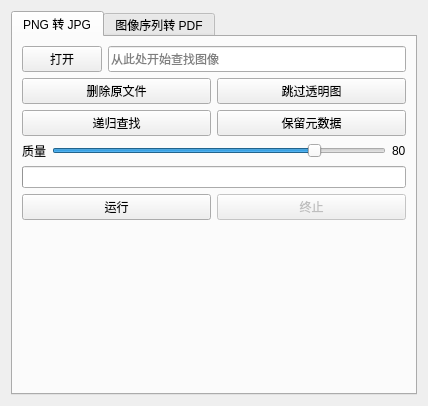
<?xml version="1.0" encoding="UTF-8"?>
<ui version="4.0">
 <class>ConverterWidget</class>
 <widget class="QWidget" name="ConverterWidget">
  <property name="geometry">
   <rect>
    <x>0</x>
    <y>0</y>
    <width>428</width>
    <height>406</height>
   </rect>
  </property>
  <property name="windowTitle">
   <string>Form</string>
  </property>
  <layout class="QVBoxLayout" name="verticalLayout_2">
   <item>
    <widget class="QTabWidget" name="ConvertorChildTab">
     <property name="currentIndex">
      <number>0</number>
     </property>
     <property name="movable">
      <bool>true</bool>
     </property>
     <widget class="QWidget" name="PNG2JPG">
      <attribute name="title">
       <string>PNG 转 JPG</string>
      </attribute>
      <attribute name="toolTip">
       <string>批量的将 PNG 图像转换为 JPG 图像</string>
      </attribute>
      <layout class="QVBoxLayout" name="verticalLayout">
       <item>
        <layout class="QHBoxLayout" name="PNG2JPGDir">
         <item>
          <widget class="QPushButton" name="PNG2JPGFindDir">
           <property name="sizePolicy">
            <sizepolicy hsizetype="Minimum" vsizetype="Minimum">
             <horstretch>0</horstretch>
             <verstretch>0</verstretch>
            </sizepolicy>
           </property>
           <property name="text">
            <string>打开</string>
           </property>
          </widget>
         </item>
         <item>
          <widget class="QLineEdit" name="PNG2JPGDirTxt">
           <property name="sizePolicy">
            <sizepolicy hsizetype="Expanding" vsizetype="Minimum">
             <horstretch>0</horstretch>
             <verstretch>0</verstretch>
            </sizepolicy>
           </property>
           <property name="placeholderText">
            <string>从此处开始查找图像</string>
           </property>
           <property name="clearButtonEnabled">
            <bool>true</bool>
           </property>
          </widget>
         </item>
        </layout>
       </item>
       <item>
        <layout class="QGridLayout" name="PNG2JPGOptions">
         <item row="0" column="0">
          <widget class="QPushButton" name="PNG2JPGDelOri">
           <property name="text">
            <string>删除原文件</string>
           </property>
           <property name="checkable">
            <bool>true</bool>
           </property>
          </widget>
         </item>
         <item row="0" column="1">
          <widget class="QPushButton" name="PNG2JPGSkipAlpha">
           <property name="text">
            <string>跳过透明图</string>
           </property>
           <property name="checkable">
            <bool>true</bool>
           </property>
          </widget>
         </item>
         <item row="1" column="0">
          <widget class="QPushButton" name="PNG2JPGWalk">
           <property name="text">
            <string>递归查找</string>
           </property>
           <property name="checkable">
            <bool>true</bool>
           </property>
          </widget>
         </item>
         <item row="1" column="1">
          <widget class="QPushButton" name="PNG2JPGPreverveMeta">
           <property name="text">
            <string>保留元数据</string>
           </property>
           <property name="checkable">
            <bool>true</bool>
           </property>
          </widget>
         </item>
        </layout>
       </item>
       <item>
        <layout class="QHBoxLayout" name="PNG2JPGQuality">
         <item>
          <widget class="QLabel" name="PNG2JPGQualityTxt">
           <property name="text">
            <string>质量</string>
           </property>
          </widget>
         </item>
         <item>
          <widget class="QSlider" name="PNG2JPGQualitySlider">
           <property name="minimum">
            <number>1</number>
           </property>
           <property name="maximum">
            <number>100</number>
           </property>
           <property name="value">
            <number>80</number>
           </property>
           <property name="orientation">
            <enum>Qt::Orientation::Horizontal</enum>
           </property>
          </widget>
         </item>
         <item>
          <widget class="QLabel" name="PNG2JPGQualityNum">
           <property name="text">
            <string>80</string>
           </property>
          </widget>
         </item>
        </layout>
       </item>
       <item>
        <widget class="QProgressBar" name="PNG2JPGProgress">
         <property name="value">
          <number>0</number>
         </property>
         <property name="alignment">
          <set>Qt::AlignmentFlag::AlignLeading|Qt::AlignmentFlag::AlignLeft|Qt::AlignmentFlag::AlignTop</set>
         </property>
         <property name="textVisible">
          <bool>false</bool>
         </property>
         <property name="invertedAppearance">
          <bool>false</bool>
         </property>
         <property name="format">
          <string>%p %</string>
         </property>
        </widget>
       </item>
       <item>
        <layout class="QHBoxLayout" name="PNG2JPGBtns">
         <item>
          <widget class="QPushButton" name="PNG2JPGRun">
           <property name="sizePolicy">
            <sizepolicy hsizetype="Minimum" vsizetype="Minimum">
             <horstretch>0</horstretch>
             <verstretch>0</verstretch>
            </sizepolicy>
           </property>
           <property name="text">
            <string>运行</string>
           </property>
          </widget>
         </item>
         <item>
          <widget class="QPushButton" name="PNG2JPGStop">
           <property name="enabled">
            <bool>false</bool>
           </property>
           <property name="text">
            <string>终止</string>
           </property>
          </widget>
         </item>
        </layout>
       </item>
       <item>
        <spacer name="PNG2JPGSpacer">
         <property name="orientation">
          <enum>Qt::Orientation::Vertical</enum>
         </property>
         <property name="sizeHint" stdset="0">
          <size>
           <width>0</width>
           <height>0</height>
          </size>
         </property>
        </spacer>
       </item>
      </layout>
     </widget>
     <widget class="QWidget" name="Seq2PDF">
      <attribute name="title">
       <string>图像序列转 PDF</string>
      </attribute>
      <attribute name="toolTip">
       <string>将一个文件夹中的图像序列转换为单个 PDF 文件，以父文件夹命名，保存在图像序列所在的上一级文件夹</string>
      </attribute>
      <layout class="QVBoxLayout" name="verticalLayout_18">
       <item>
        <layout class="QHBoxLayout" name="Seq2PDFPath">
         <item>
          <widget class="QPushButton" name="Seq2PDFPathOpen">
           <property name="text">
            <string>打开</string>
           </property>
          </widget>
         </item>
         <item>
          <widget class="QLineEdit" name="Seq2PDFPathInput">
           <property name="placeholderText">
            <string>从此处开始查找图像</string>
           </property>
           <property name="clearButtonEnabled">
            <bool>true</bool>
           </property>
          </widget>
         </item>
        </layout>
       </item>
       <item>
        <layout class="QHBoxLayout" name="Seq2PDOptions">
         <item>
          <widget class="QPushButton" name="Seq2PDFDel">
           <property name="text">
            <string>删除原文件</string>
           </property>
           <property name="checkable">
            <bool>true</bool>
           </property>
          </widget>
         </item>
         <item>
          <widget class="QPushButton" name="Seq2PDFRecursive">
           <property name="text">
            <string>递归查找</string>
           </property>
           <property name="checkable">
            <bool>true</bool>
           </property>
          </widget>
         </item>
        </layout>
       </item>
       <item>
        <widget class="QProgressBar" name="Seq2PDFProgress">
         <property name="value">
          <number>0</number>
         </property>
         <property name="textVisible">
          <bool>false</bool>
         </property>
        </widget>
       </item>
       <item>
        <layout class="QHBoxLayout" name="Seq2PDFBtns">
         <item>
          <widget class="QPushButton" name="Seq2PDFRun">
           <property name="text">
            <string>运行</string>
           </property>
          </widget>
         </item>
         <item>
          <widget class="QPushButton" name="Seq2PDFStop">
           <property name="enabled">
            <bool>false</bool>
           </property>
           <property name="text">
            <string>终止</string>
           </property>
          </widget>
         </item>
        </layout>
       </item>
       <item>
        <spacer name="Seq2PDFSpacer">
         <property name="orientation">
          <enum>Qt::Orientation::Vertical</enum>
         </property>
         <property name="sizeHint" stdset="0">
          <size>
           <width>0</width>
           <height>0</height>
          </size>
         </property>
        </spacer>
       </item>
      </layout>
     </widget>
    </widget>
   </item>
  </layout>
 </widget>
 <resources/>
 <connections/>
</ui>
